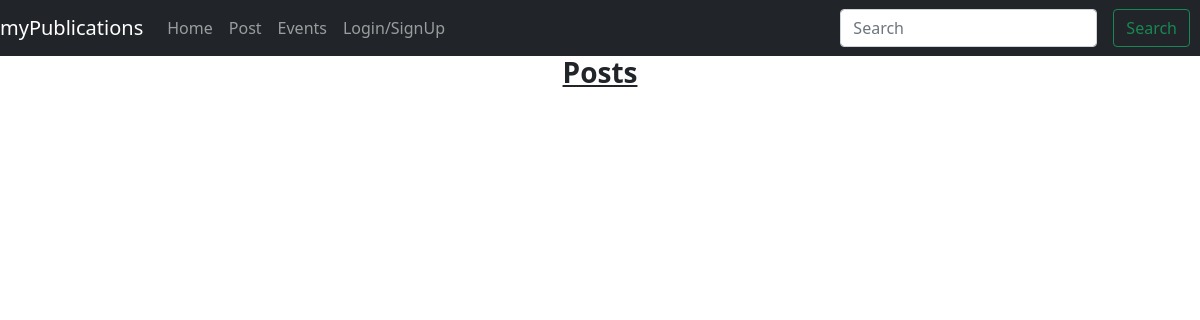
Page /post/ on the earlier database version.
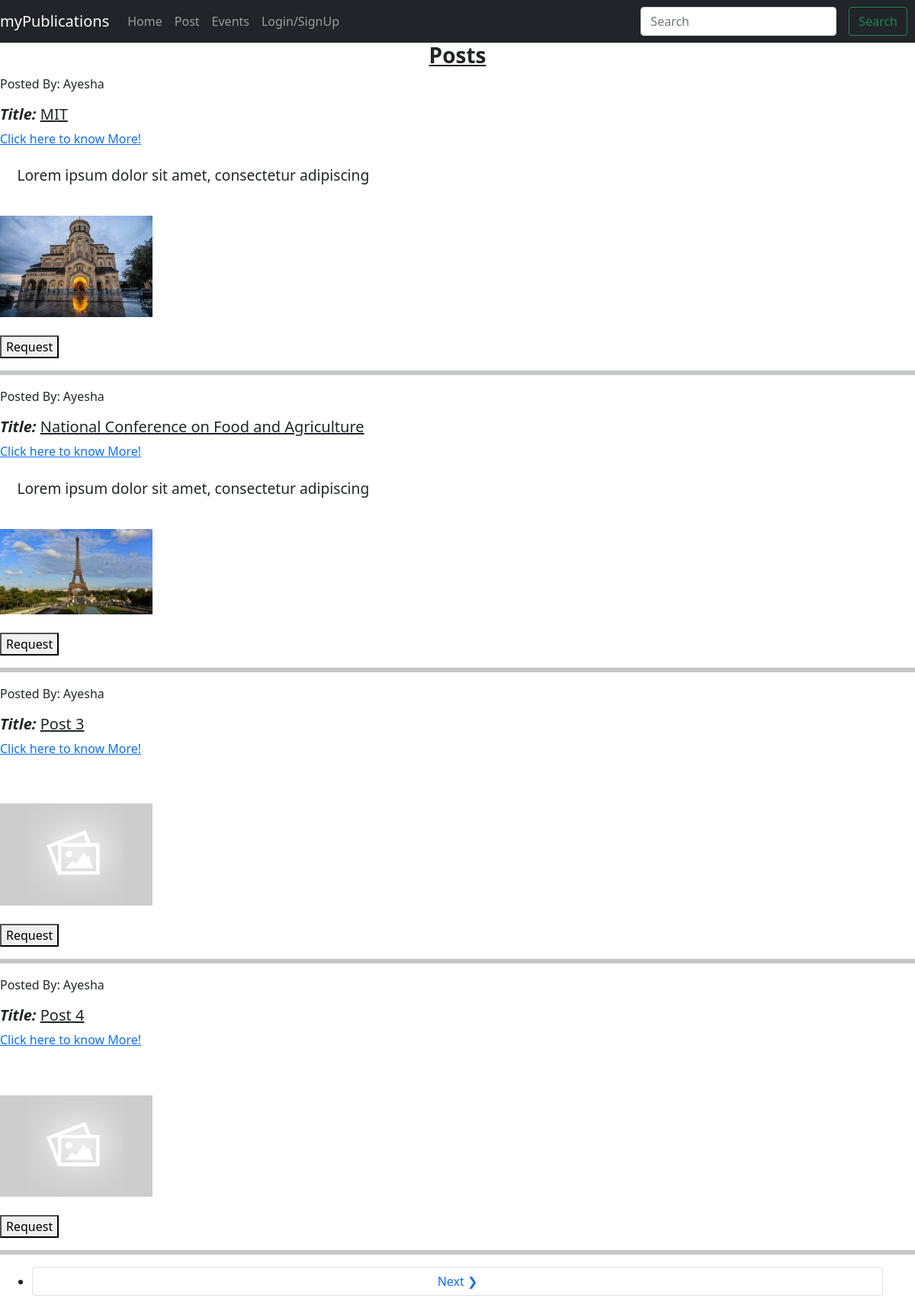
Same page on the later database version.
### projects/models.py (models this page shows, shortened)
class Submissions(models.Model):
    owner = models.ForeignKey(Profile, null=True, blank=True, on_delete=models.SET_NULL)
    title = models.CharField(max_length=200)
    description = models.TextField(null=True, blank=True)
    featured_image = models.ImageField(null=True, blank=True, default='default.jpg')
    vote_total = models.IntegerField(default=0, null=True, blank=True)
    tags = models.ManyToManyField('Tag', blank=True)
    created = models.DateTimeField(auto_now_add=True)
    id = models.UUIDField(default=uuid.uuid4, unique=True, primary_key=True, editable=False)
    class Meta:
        ordering = ['-vote_total', 'title']

### users/models.py (models this page shows, shortened)
class Profile(models.Model):
    roles = (
        ('HOD', 'HOD'),
        ('Other', 'Other')
    )
    gender = (
        ('M', 'Male'),
        ('F', 'Female')
    )
    user = models.OneToOneField(User, on_delete=models.CASCADE, null=True, blank=True)
    name = models.CharField(max_length=200, blank=True, null=True)
    role = models.CharField(max_length=10, choices=roles)
    username = models.CharField(max_length=200, null=True, blank=True)
    email = models.EmailField(max_length=500, blank=True, null=True)
    short_intro = models.CharField(max_length=200, null=True, blank=True)
    location = models.CharField(max_length=60, null=True, blank=True)
    bio = models.TextField(blank=True, null=True)
    profile_image = models.ImageField(null=True, blank=True, upload_to='profiles/', default='user-default.png')
    FacultyId = models.CharField(max_length=10)
    gender = models.CharField(max_length=10, choices=gender)
    departmentName = models.CharField(max_length=20)
    FacultyPhone = models.CharField(max_length=10)
    created = models.DateTimeField(auto_now_add=True)
    id = models.UUIDField(default=uuid.uuid4, unique=True, primary_key=True, editable=False)

### projects/views.py (the view)
# urls.py: path('post/', views.submissions, name='post'),
def submissions(request):
    submissions, search_query = searchSubmissions(request)
    custom_range, submissions = paginateSubmissions(request, submissions, 6)
    context = {'submissions': submissions, 'search_query': search_query, 'custom_range': custom_range}
    return render(request, 'projects/submissions.html', context)

### projects/utils.py (called while the page is built)
def paginateSubmissions(request, submissions, results):
    page = request.GET.get('page')
    results = 4
    paginator = Paginator(submissions, results)
    try:
        submissions = paginator.page(page)
    except PageNotAnInteger:
        page = 1
        submissions = paginator.page(page)
    except EmptyPage:
        page = paginator.num_pages
        submissions = paginator.page(page)
    leftIndex = (int(page) - 4)
    if leftIndex < 1:
        leftIndex = 1
    rightIndex = (int(page) + 5)
    if rightIndex > paginator.num_pages:
        rightIndex = paginator.num_pages
    custom_range = range(leftIndex, rightIndex)
    return custom_range, submissions

def searchSubmissions(request):
    search_query = ''
    if request.GET.get('search_query'):
        search_query = request.GET.get('search_query')
    tags = Tag.objects.filter(name__icontains=search_query)
    submissions = Submissions.objects.distinct().filter(
        Q(title__icontains=search_query) |
        Q(description__icontains=search_query) |
        Q(owner__name__icontains=search_query) |
        Q(tags__in=tags)
    )
    return submissions, search_query

### projects/templates/projects/submissions.html (shortened to what this page needs)
{% extends 'main.html' %}
{% block content %}
    <center><h3><b><u>Posts</u></b></h3></center>
    {% for submission in submissions %}
    <div class="col-12">
        <p>Posted By: {{ submission.owner.name }}</p>
        <h5><b><i>Title: </i></b><u>{{ submission.title }}</u></h5>
        <a href="{% url 'submission' submission.id %}">Click here to know More!</a><br>
        <p style="padding: 1.4rem; font-size: 1.2rem;">{{submission.description|slice:'50'}}</p>
        {% if submission.featured_image %}
        <img style="max-width: 200px;" src="{{ submission.featured_image.url }}">
        <br>
        {% endif %}
        <br>
        <form action="" method=""><button type="button">Request</button></form>
        <hr style="border: solid;">
    </div>
    {% endfor %}
{% include 'pagination.html' with queryset=submissions custom_range=custom_range %}
{% endblock content %}

### templates/main.html (shortened to what this page needs)
<!DOCTYPE html>
{% load static %}
<html lang="en">
<head>
    <link href="https://cdn.jsdelivr.net/npm/bootstrap@5.0.2/dist/css/bootstrap.min.css" rel="stylesheet">
    <link rel="stylesheet" href="{% static 'styles/main.css' %}" />
</head>
<body>
    {% include 'navbar.html' %}
    {% block content %}
    {% endblock content %}
</body>
</html>

### templates/navbar.html (shortened to what this page needs)
<!DOCTYPE html>
<html lang="en">
<head>
</head>
<body>
    <nav class="navbar navbar-expand-lg navbar-dark bg-dark">
        <a class="navbar-brand" href="{% url 'home' %}">myPublications</a>
        <div class="collapse navbar-collapse" id="navbarNav">
        <ul class="navbar-nav">
            <li class="nav-item">
            <a class="nav-link" href="{% url 'home' %}">Home</a>
            </li>
            <li class="nav-item">
            <a class="nav-link" href="{% url 'post' %}">Post</a>
            </li>
            <li class="nav-item">
            <a class="nav-link" href="{% url 'events' %}">Events</a>
            </li>
        </ul>
        <ul class="navbar-nav ml-auto">
            {% if request.user.is_authenticated %}
            <li class="nav-item">
            <a class="nav-link" href="{% url 'inbox' %}">Inbox</a>
            </li>
            <li class="nav-item">
            <a class="nav-link" href="{% url 'account' %}">My Account</a>
            </li>
            <li class="nav-item">
            <a class="nav-link" href="{% url 'logout' %}">LogOut</a>
            </li>
            {% else %}
            <li class="nav-item">
            <a class="nav-link" href="{% url 'login' %}">Login/SignUp</a>
            </li>
            {% endif %}
        </ul>
        </div>
        <form class="d-flex" action="{% url 'profiles' %}" method="get">
            <input class="form-control me-3" type="search" value="{{search_query}}" placeholder="Search" aria-label="Search">
            <button class="btn btn-outline-success" style="margin-right: 10px;" type="submit">Search</button>
        </form>
    </nav>
</body>
</html>

### templates/pagination.html (shortened to what this page needs)
{% if queryset.has_other_pages %}
    <div class="pagination">
        <ul class="container">
            {% if submissions.has_next %}
            <li><a href="?page={{queryset.next_page_number}}" class="btn page-link">Next &#10095;</a></li>
            {% endif %}
        </ul>
    </div>
{% endif %}

Differences in the rows shown:
added Submissions: owner.name "Ayesha", title "MIT", description "Lorem ipsum dolor sit amet, consectetur adipiscing", featured_image (picture)
added Submissions: owner.name "Ayesha", title "National Conference on Food and Agriculture", description "Lorem ipsum dolor sit amet, consectetur adipiscing", featured_image (picture)
added Submissions: owner.name "Ayesha", title "Post 3", featured_image (placeholder picture)
added Submissions: owner.name "Ayesha", title "Post 4", featured_image (placeholder picture)
Other differences:
text now shown: "Next ❯"
